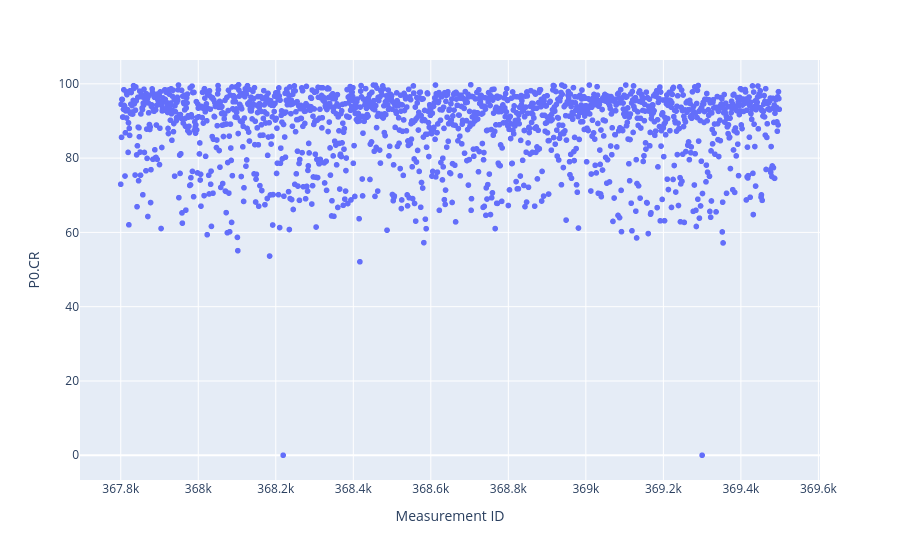

The code cell stored with this chart in its notebook:
### Code cell
fig = px.scatter(photo_df_OK, x='Measurement ID', y="P0.CR")
fig.show()

### Figure 1 — Plotly figure (JSON) as saved in the notebook; plotly's stock layout.template omitted (floating-point values rounded to 4 significant figures; data arrays with more than 128 entries replaced by an {"elided": "..."} marker saying what was removed)
{"data": [{"hovertemplate": "Measurement ID=%{x}<br>P0.CR=%{y}<extra></extra>", "legendgroup": "", "marker": {"color": "#636efa", "symbol": "circle"}, "mode": "markers", "name": "", "showlegend": false, "type": "scattergl", "x": {"elided": "1700 int values"}, "xaxis": "x", "y": {"elided": "1700 float values"}, "yaxis": "y"}], "layout": {"legend": {"tracegroupgap": 0}, "margin": {"t": 60}, "xaxis": {"anchor": "y", "domain": [0, 1], "title": {"text": "Measurement ID"}}, "yaxis": {"anchor": "x", "domain": [0, 1], "title": {"text": "P0.CR"}}}}
